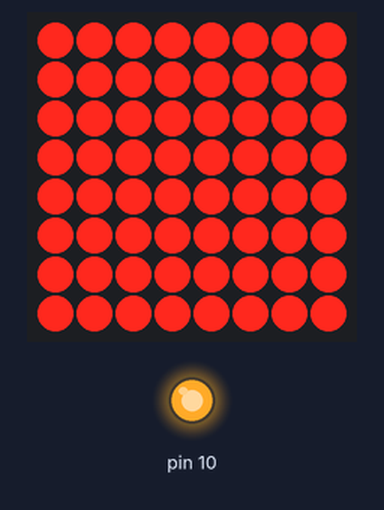
A sketch run on a simulated Arduino Uno, built with avr-gcc and run on an emulated ATmega328P. Parts: 8×8 LED matrix, output pins drawn as LEDs (lit = HIGH). Wiring (inferred from the names in the program): MAX7219 LED driver (orientation assumed): CS pin 3. Pins used as bus, display or sensor lines are not drawn.

Above: at 0.1 s.

The sketch:

max7129_led_dot_matrix_SPI.ino
```cpp
#include <SPI.h>
#define DIN 11
#define CS 3
#define CLK 13
//定义MAX7219内部地址（十六进制或者十进制）
#define DECODE_MODE 9
#define INTENSITY 10
#define SCAN_LIMIT 11
#define SHUTDOWN 12
#define DISPLAY_TEST 15

SPISettings settingsA(1000000, MSBFIRST,SPI_MODE0);

const unsigned char heart[] = {
  B00000000,
  B01100110,
  B11111111,
  B11111111,
  B11111111,
  B01111110,
  B00111100,
  B00011000
};

void sendData(uint8_t address, uint8_t value){
  digitalWrite(CS, LOW);
  SPI.transfer(address);
  SPI.transfer(value);
  digitalWrite(CS, HIGH);
}

void setup() {
  pinMode(CS, OUTPUT);
  pinMode(DIN, OUTPUT);
  pinMode(CLK, OUTPUT);
  SPI.beginTransaction(settingsA);
  SPI.begin();

  sendData(DISPLAY_TEST, 0x01);
  delay(2000);
  sendData(DISPLAY_TEST, 0x00);
  sendData(DECODE_MODE, 0x00);
  sendData(INTENSITY, 0x00);
  sendData(SCAN_LIMIT, 0x08);
  delay(2000);
  sendData(SHUTDOWN, 0x01);
  clear();
  delay(1000);

}

void clear(){
  for(int i=1;i<=8;i++){
    sendData(i,0);
    }
  }
void loop() {
  for(int i=1;i<9;i++){
    sendData(i, heart[i-1]);
    };

  sendData(INTENSITY, 0x0f & 10);
  delay(100);

  sendData(INTENSITY, 0x0f & 0);
  delay(50);

  sendData(INTENSITY, 0x0f & 10);
  delay(100);

  sendData(INTENSITY, 0x0f & 0);
  delay(1000);
}
```
